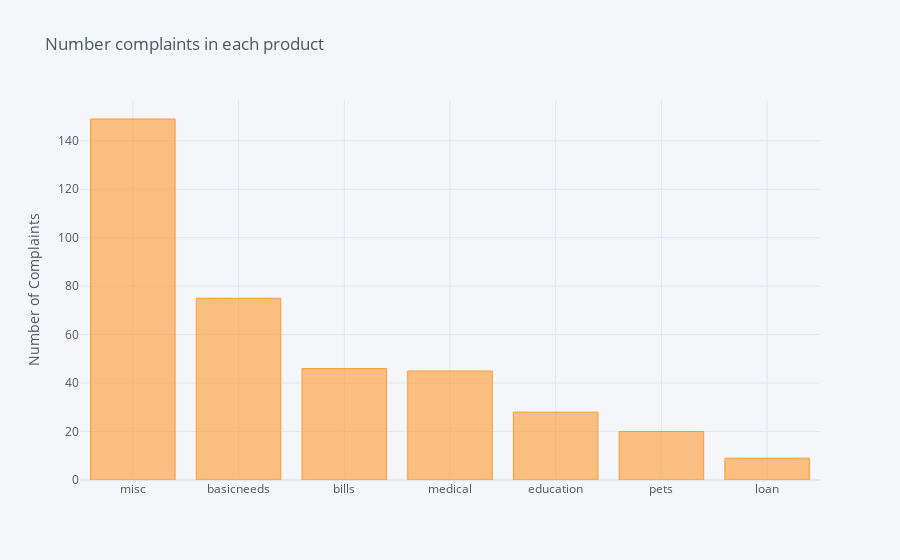

This figure's notebook cell:
### Code cell
df['Label'].value_counts().sort_values(ascending=False).iplot(kind='bar', yTitle='Number of Complaints', 
                                                                title='Number complaints in each product')

### Figure 1 — Plotly figure (JSON) as saved in the notebook; plotly's stock layout.template omitted (floating-point values rounded to 4 significant figures)
{"data": [{"marker": {"color": "rgba(255, 153, 51, 0.6)", "line": {"color": "rgba(255, 153, 51, 1.0)", "width": 1}}, "name": "Label", "orientation": "v", "text": "", "type": "bar", "x": ["misc", "basicneeds", "bills", "medical", "education", "pets", "loan"], "y": [149, 75, 46, 45, 28, 20, 9]}], "layout": {"legend": {"bgcolor": "#F5F6F9", "font": {"color": "#4D5663"}}, "paper_bgcolor": "#F5F6F9", "plot_bgcolor": "#F5F6F9", "title": {"font": {"color": "#4D5663"}, "text": "Number complaints in each product"}, "xaxis": {"gridcolor": "#E1E5ED", "showgrid": true, "tickfont": {"color": "#4D5663"}, "title": {"font": {"color": "#4D5663"}, "text": ""}, "zerolinecolor": "#E1E5ED"}, "yaxis": {"gridcolor": "#E1E5ED", "showgrid": true, "tickfont": {"color": "#4D5663"}, "title": {"font": {"color": "#4D5663"}, "text": "Number of Complaints"}, "zerolinecolor": "#E1E5ED"}}}
